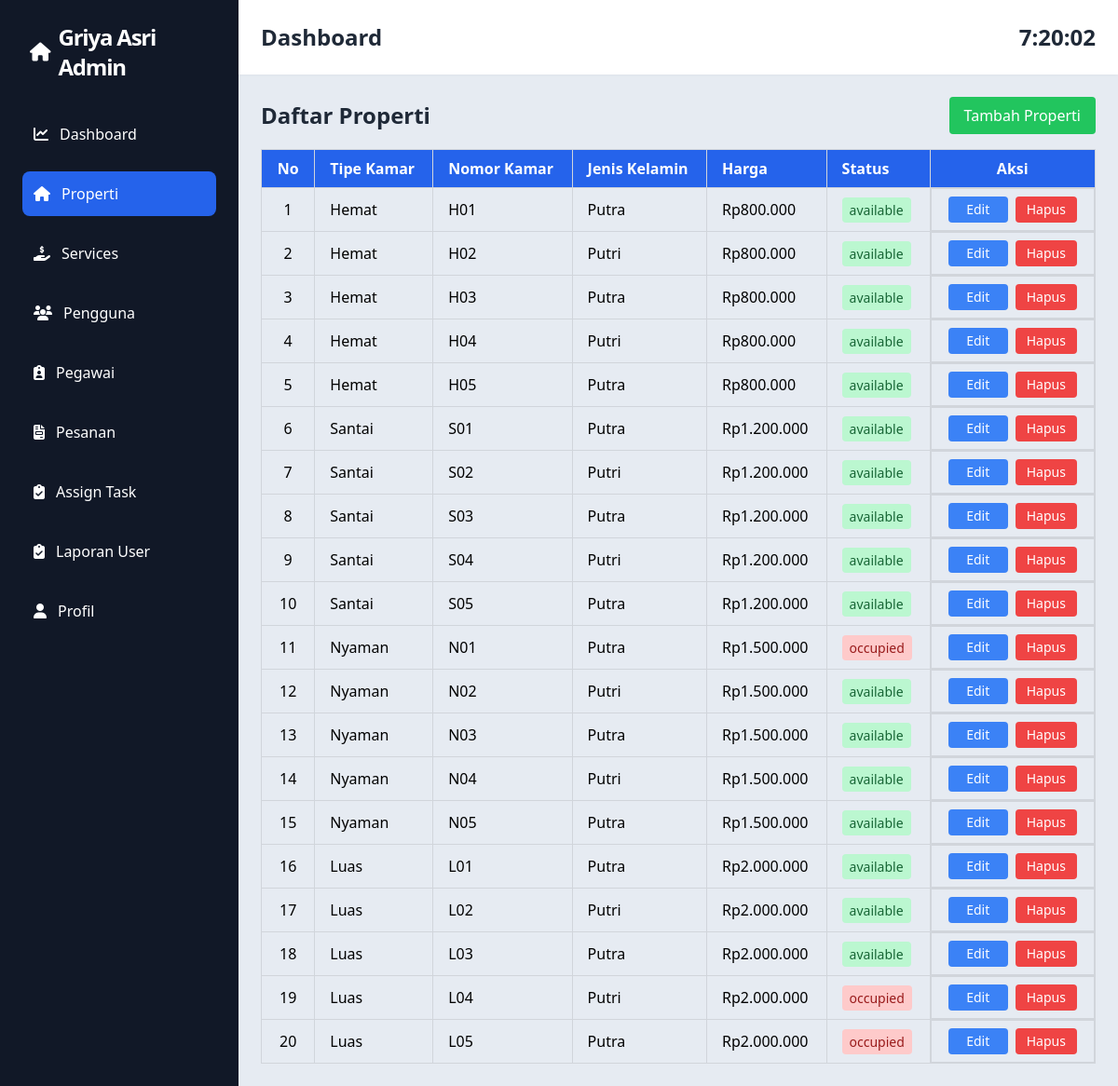
/admin/list-properti.php, run on an earlier commit of the app's database.
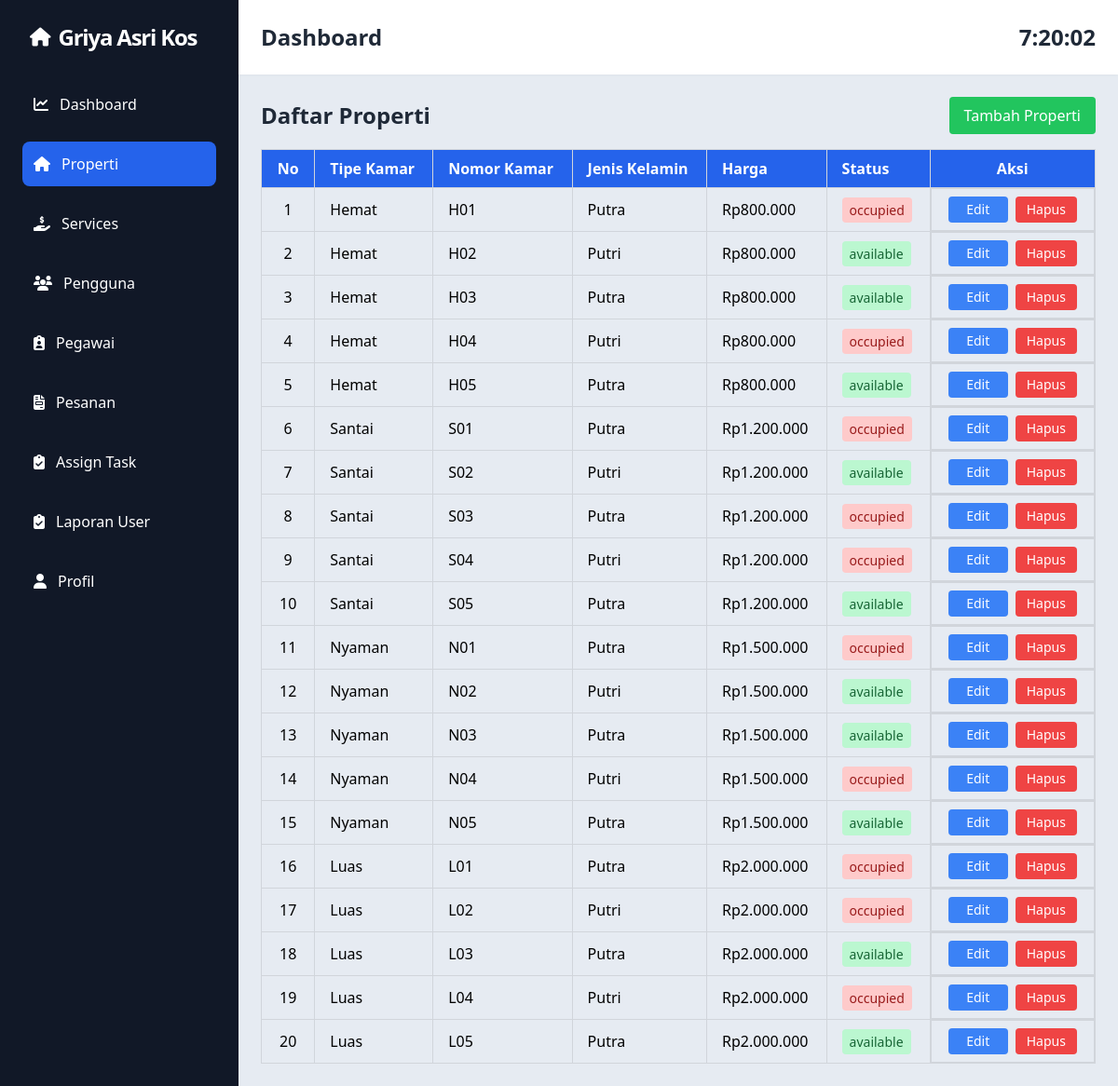
And on a later commit of the database.
### tables this page shows
CREATE TABLE `settings` (
  `key` varchar(100) NOT NULL,
  `value` text DEFAULT NULL
);

CREATE TABLE `rooms` (
  `id` bigint(20) UNSIGNED NOT NULL,
  `room_type_id` bigint(20) UNSIGNED NOT NULL,
  `room_number` varchar(255) NOT NULL,
  `gender_type` enum('Putra','Putri') NOT NULL,
  `price` int(11) NOT NULL,
  `rating` decimal(2,1) NOT NULL DEFAULT 0.0,
  `facilities` text NOT NULL,
  `area_size` varchar(255) NOT NULL,
  `is_electric_included` tinyint(1) NOT NULL DEFAULT 0,
  `is_water_included` tinyint(1) NOT NULL DEFAULT 1,
  `room_rules` text NOT NULL,
  `status` enum('available','occupied','maintenance') NOT NULL DEFAULT 'available',
  `created_at` timestamp NULL DEFAULT NULL,
  `updated_at` timestamp NULL DEFAULT NULL
);

CREATE TABLE `room_types` (
  `id` bigint(20) UNSIGNED NOT NULL,
  `name` varchar(255) NOT NULL,
  `image` varchar(255) DEFAULT NULL,
  `description` text NOT NULL,
  `facilities` text NOT NULL,
  `base_price_daily` int(11) NOT NULL,
  `base_price_weekly` int(11) NOT NULL,
  `base_price_monthly` int(11) NOT NULL,
  `created_at` timestamp NULL DEFAULT NULL,
  `updated_at` timestamp NULL DEFAULT NULL
);

### config/database.php (called while the page is built, shortened)
<?php
function getSetting($conn, $key)
{
    $stmt = $conn->prepare("SELECT value FROM settings WHERE `key`=?");
    $stmt->bind_param("s", $key);
    $stmt->execute();
    $result = $stmt->get_result()->fetch_assoc();
    return $result['value'] ?? '';
}

### admin/list-properti.php (the view, shortened to what the changed rows need)
<?php
include '../config/database.php';
$sql = "SELECT rooms.*, room_types.name AS room_type_name FROM rooms JOIN room_types ON rooms.room_type_id = room_types.id";
$result = $conn->query($sql);
?>
<div class="">
    <div class="header-content flex items-center justify-between mb-4 align-middle">
        <h1 class="text-2xl font-bold text-gray-800">Daftar Properti</h1>
    </div>
    <table class="w-full border-collapse border border-gray-300">
        <thead class="bg-blue-600 text-white">
            <tr>
                <th class="border border-gray-300 px-4 py-2 text-center">No</th>
                <th class="border border-gray-300 px-4 py-2 text-left">Tipe Kamar</th>
                <th class="border border-gray-300 px-4 py-2 text-left">Nomor Kamar</th>
                <th class="border border-gray-300 px-4 py-2 text-left">Jenis Kelamin</th>
                <th class="border border-gray-300 px-4 py-2 text-left">Harga</th>
                <th class="border border-gray-300 px-4 py-2 text-left">Status</th>
                <th class="border border-gray-300 px-4 py-2 text-center">Aksi</th>
            </tr>
        </thead>
        <tbody>
            <?php
            if ($result->num_rows > 0) {
                $no = 1;
                while ($row = $result->fetch_assoc()) {
                    echo "<tr class='hover:bg-gray-100 border-b border-gray-300'>";
                    echo "<td class='border border-gray-300 px-4 py-2 text-center'>" . $no++ . "</td>";
                    echo "<td class='border border-gray-300 px-4 py-2'>" . htmlspecialchars($row['room_type_name']) . "</td>";
                    echo "<td class='border border-gray-300 px-4 py-2'>" . htmlspecialchars($row['room_number']) . "</td>";
                    echo "<td class='border border-gray-300 px-4 py-2'>" . htmlspecialchars($row['gender_type']) . "</td>";
                    echo "<td class='border border-gray-300 px-4 py-2'>Rp" . number_format($row['price'], 0, ',', '.') . "</td>";
                    echo "<td class='border border-gray-300 px-4 py-2'><span class='px-2 py-1 rounded text-sm " . ($row['status'] === 'available' ? 'bg-green-200 text-green-800' : ($row['status'] === 'maintenance' ? 'bg-yellow-200 text-yellow-800' : 'bg-red-200 text-red-800')) . "'>" . htmlspecialchars($row['status']) . "</span></td>";
                    echo "<td class='border border-gray-300 px-4 py-2 flex gap-2 justify-center'>";
                    echo "<a href='edit-properti.php?id=" . htmlspecialchars($row['id']) . "' class='bg-blue-500 hover:bg-blue-600 text-white px-3 py-1 rounded text-sm w-16 text-center'>Edit</a>";
                    echo "<button onclick=\"openModal(" . $row['id'] . ")\" class=\"bg-red-500 hover:bg-red-600 text-white px-3 py-1 rounded text-sm\">Hapus</button>";
                    echo "</td>";
                    echo "</tr>";
                }
            } else {
                echo "<tr><td colspan='6' class='py-3' style='text-align:center;'>Tidak ada data kamar</td></tr>";
            }
            ?>
</div>
<?php
$content = ob_get_clean();
include 'layouts/app.php';
?>

### admin/layouts/app.php (shortened to what the changed rows need)
<!DOCTYPE html>
<html lang="id">
<head>
    <script src="https://cdn.tailwindcss.com"></script>
    <link rel="stylesheet" href="https://cdnjs.cloudflare.com/ajax/libs/font-awesome/6.4.0/css/all.min.css">
</head>
<body class="bg-gray-100" onload="startTime()">
    <div class="flex h-screen">
        <div class="w-64 bg-gray-900 text-white p-6">
            <a href="index.php" class="flex gap-2 mb-8 items-center mx-2">
                <i class="fas fa-home text-white text-xl"></i>
                <h1 class="text-2xl font-black text-primary tracking-tighter flex items-center gap-2"><?= getSetting($conn, 'site_title'); ?></h1>
            </a>
        </div>
        <div class="flex-1 flex flex-col">
            <div class="bg-white shadow p-6 flex justify-between items-center">
                <h2 class="text-2xl font-bold text-gray-800">Dashboard</h2>
            </div>
            <div class="flex-1 overflow-auto p-6 bg-slate-200/75">
                <?= $content ?>
            </div>
        </div>
    </div>
</body>
</html>

What changed in the data, as far as the page shows it:
changed settings: value "Griya Asri Admin" → "Griya Asri Kos"
changed rooms (number 1 of 20 on the later page): status "available" → "occupied"
changed rooms (number 4 of 20 on the later page): status "available" → "occupied"
changed rooms (number 6 of 20 on the later page): status "available" → "occupied"
changed rooms (number 8 of 20 on the later page): status "available" → "occupied"
changed rooms (number 9 of 20 on the later page): status "available" → "occupied"
changed rooms (number 14 of 20 on the later page): status "available" → "occupied"
changed rooms (number 16 of 20 on the later page): status "available" → "occupied"
changed rooms (number 17 of 20 on the later page): status "available" → "occupied"
changed rooms (number 20 of 20 on the later page): status "occupied" → "available"
